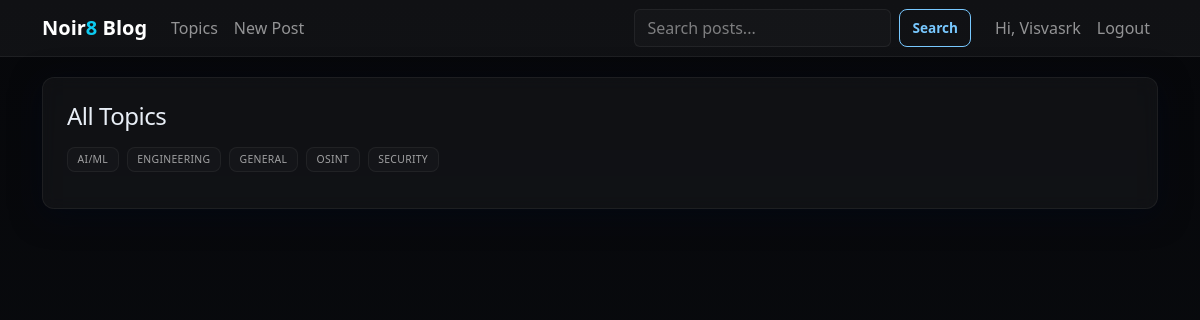
Screenshot of /topics (signed in) with the database file from the repository.
### app.py (models this page shows, shortened)
class User(db.Model, UserMixin):
    id = db.Column(db.Integer, primary_key=True)
    username = db.Column(db.String(64), unique=True, index=True, nullable=False)
    email = db.Column(db.String(120), unique=True, index=True, nullable=False)
    password_hash = db.Column(db.String(255), nullable=False)
    created_at = db.Column(db.DateTime, default=datetime.utcnow)
    posts = db.relationship('Post', backref='author', lazy='dynamic', cascade='all, delete-orphan')
    comments = db.relationship('Comment', backref='author', lazy='dynamic', cascade='all, delete-orphan')

class Topic(db.Model):
    id = db.Column(db.Integer, primary_key=True)
    name = db.Column(db.String(64), unique=True, nullable=False)
    slug = db.Column(db.String(64), unique=True, index=True, nullable=False)
    posts = db.relationship('Post', backref='topic', lazy='dynamic')

### app.py (the view)
@app.route('/topics')
def topics():
    topics = Topic.query.order_by(Topic.name.asc()).all()
    return render_template('topics.html', topics=topics)

### app.py (called while the page is built)
@login_manager.user_loader
def load_user(user_id):
    return User.query.get(int(user_id))

### templates/topics.html (shortened to what this page needs)
{% extends "base.html" %}
{% block content %}
<div class="glass p-4">
  <h1 class="h4 mb-3">All Topics</h1>
  <div class="d-flex flex-wrap gap-2">
    {% for t in topics %}
      <a class="tag" href="{{ url_for('by_topic', slug=t.slug) }}">{{ t.name }}</a>
    {% endfor %}
  </div>
</div>
{% endblock %}

### templates/base.html (shortened to what this page needs)
<!doctype html>
<html lang="en" data-bs-theme="dark">
<head>
  <link href="https://cdn.jsdelivr.net/npm/bootstrap@5.3.3/dist/css/bootstrap.min.css" rel="stylesheet">
  <link href="{{ url_for('static', filename='noir8.css') }}" rel="stylesheet">
</head>
<body>
  <nav class="navbar navbar-expand-lg navbar-dark navbar-noir">
    <div class="container">
      <a class="navbar-brand fw-bold" href="{{ url_for('index') }}">Noir<span class="text-info">8</span> Blog</a>
      <div id="navMain" class="collapse navbar-collapse">
        <ul class="navbar-nav me-auto">
          <li class="nav-item"><a class="nav-link" href="{{ url_for('topics') }}">Topics</a></li>
          {% if current_user.is_authenticated %}
          <li class="nav-item"><a class="nav-link" href="{{ url_for('new_post') }}">New Post</a></li>
          {% endif %}
        </ul>
        <form class="d-flex me-3" action="{{ url_for('index') }}">
          <input class="form-control me-2" name="q" value="{{ q|default('') }}" placeholder="Search posts...">
          <button class="btn btn-noir btn-noir-primary" type="submit">Search</button>
        </form>
        <ul class="navbar-nav">
          {% if current_user.is_authenticated %}
            <li class="nav-item"><span class="nav-link">Hi, {{ current_user.username }}</span></li>
            <li class="nav-item"><a class="nav-link" href="{{ url_for('logout') }}">Logout</a></li>
          {% else %}
            <li class="nav-item"><a class="nav-link" href="{{ url_for('login') }}">Login</a></li>
            <li class="nav-item"><a class="nav-link" href="{{ url_for('register') }}">Register</a></li>
          {% endif %}
        </ul>
      </div>
    </div>
  </nav>
  <main class="content-wrap container">
    {% block content %}{% endblock %}
  </main>
</body>
</html>

### static/noir8.css (style rules this page uses)
:root { --bg-1: #06070a; --bg-2: #0b0d11; --glass: rgba(255,255,255,0.04); --glass-border: rgba(255,255,255,0.06); --glass-strong: rgba(255,255,255,0.06); --accent: rgba(120,200,255,0.12); --muted: rgba(255,255,255,0.6); --primary-neon: #78c8ff; --success-neon: #36c88a; --warning-neon: #ffcc66; --danger-neon: #ff5a5f; }
html, body { height: 100%; margin: 0; padding: 0; background: linear-gradient(180deg, var(--bg-1), var(--bg-2)); font-family: system-ui, -apple-system, "Segoe UI", Roboto, "Helvetica Neue", Arial, monospace; color: #e8eef6; scroll-behavior: smooth; -webkit-font-smoothing: antialiased; -moz-osx-font-smoothing: grayscale; }
a { text-decoration: none; }
.glass { background: var(--glass); border: 1px solid var(--glass-border); backdrop-filter: blur(8px) saturate(110%); -webkit-backdrop-filter: blur(8px) saturate(110%); box-shadow: 0 6px 30px rgba(2,8,23,0.6); border-radius: .75rem; padding: 1rem; transition: transform 0.2s ease, box-shadow 0.2s ease; }
.tag { display:inline-block; font-size: .65rem; text-transform: uppercase; letter-spacing: .03em; padding: .25rem .6rem; border-radius: .5rem; border: 1px solid rgba(255,255,255,0.05); color: var(--muted); background: rgba(255,255,255,0.02); margin-bottom: .75rem; }
h1, h2, h3, h4, h5, h6 { letter-spacing: -0.02em; }
.btn-noir { background: transparent; border: 1px solid rgba(120,200,255,0.12); color: #e8eef6; padding: 0.375rem 0.75rem; border-radius: 0.5rem; font-size: 0.85rem; font-weight: 600; transition: box-shadow 0.2s ease, transform 0.2s ease; }
.btn-noir-primary { border-color: var(--primary-neon); color: var(--primary-neon); }
.form-control, .form-control:focus { background: rgba(255,255,255,0.02); color: #eef6ff; border: 1px solid rgba(255,255,255,0.06); box-shadow: none; }
.form-control::placeholder { color: rgba(255,255,255,0.45); }

### templates/base.html (style rules this page uses)
.navbar-noir { background: var(--glass); border-bottom:1px solid var(--glass-border); }
.content-wrap { padding-top: 1.25rem; padding-bottom: 2rem; }

### rows the page displays
User: username "Visvasrk"
Topic: name "AI/ML"
Topic: name "ENGINEERING"
Topic: name "GENERAL"
Topic: name "OSINT"
Topic: name "SECURITY"
